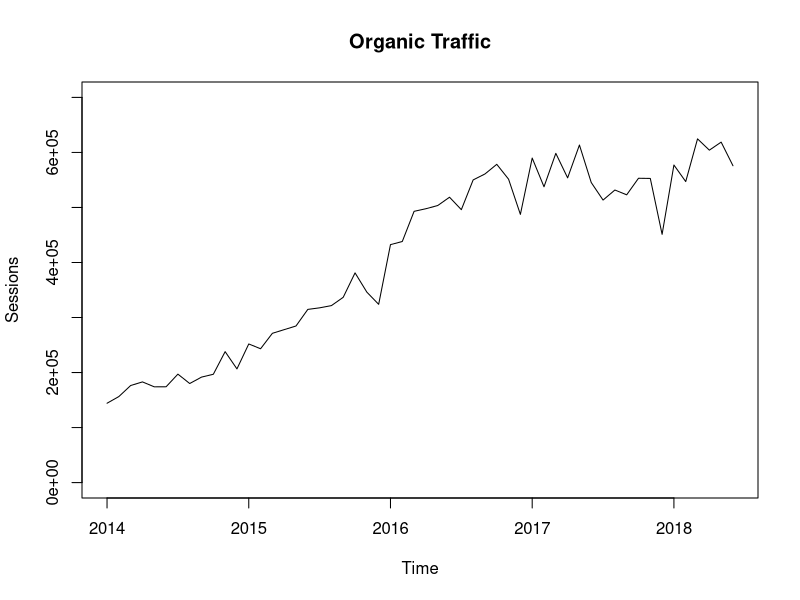
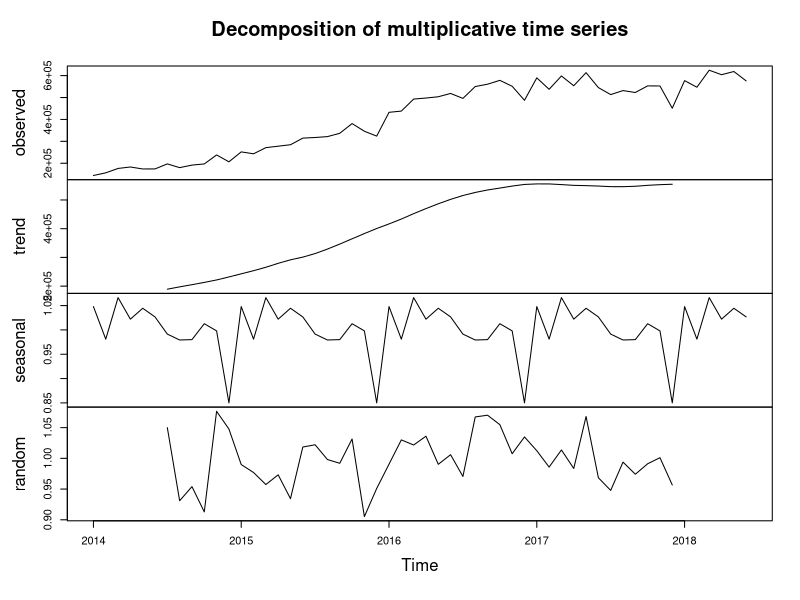
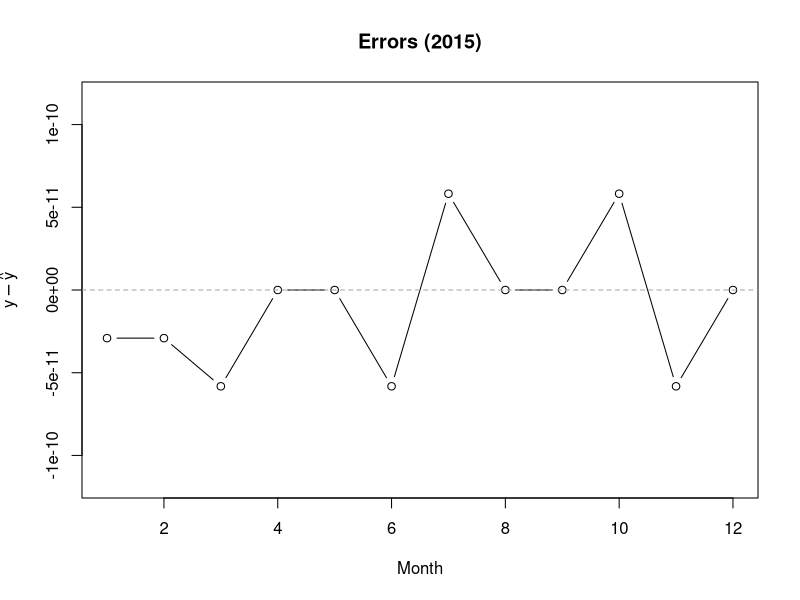
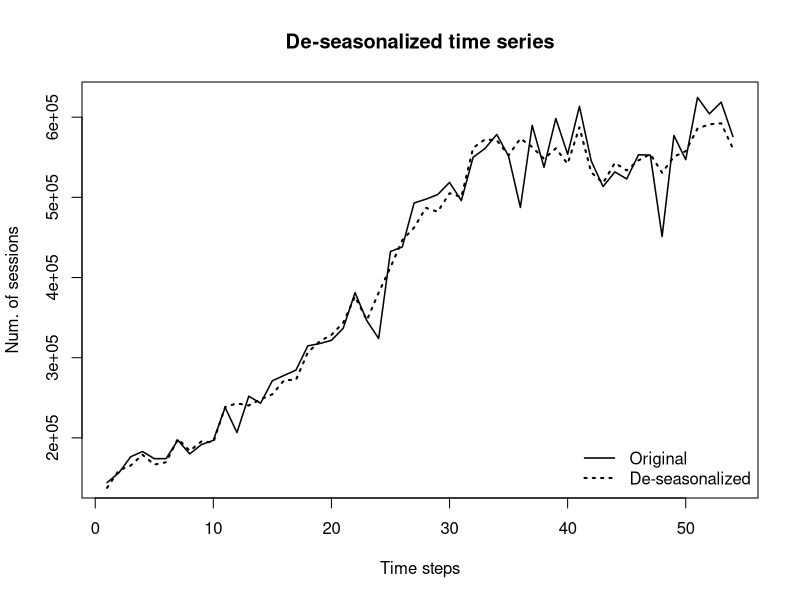
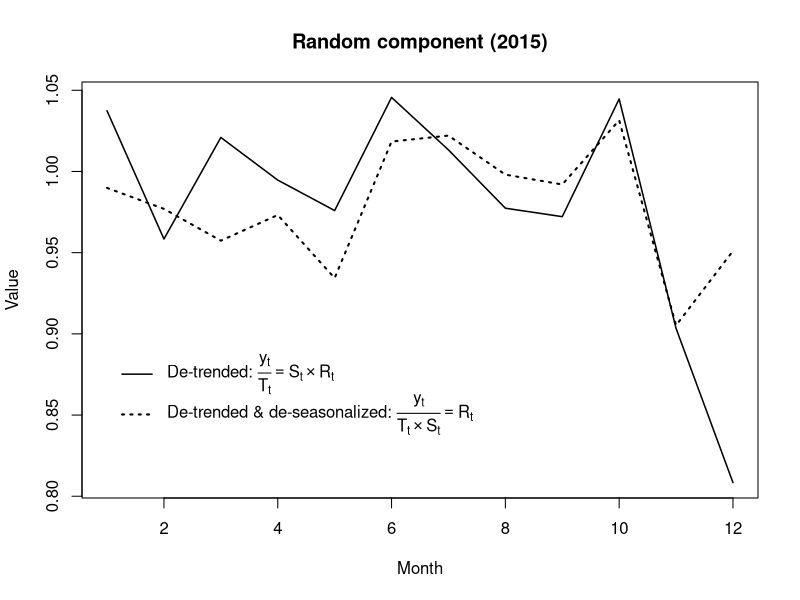
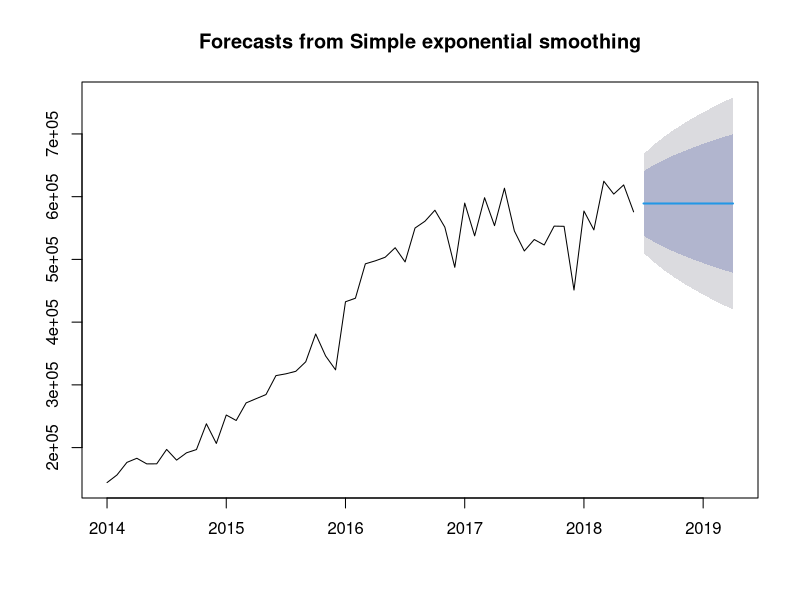
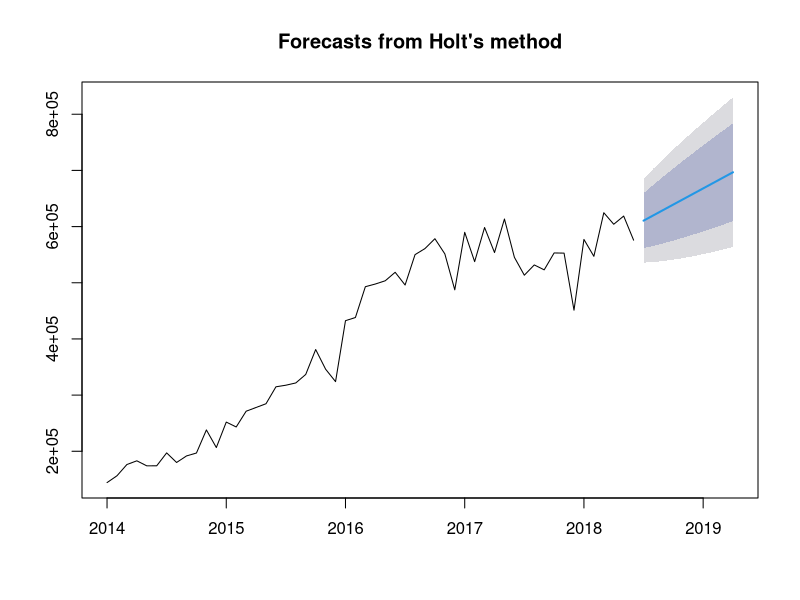
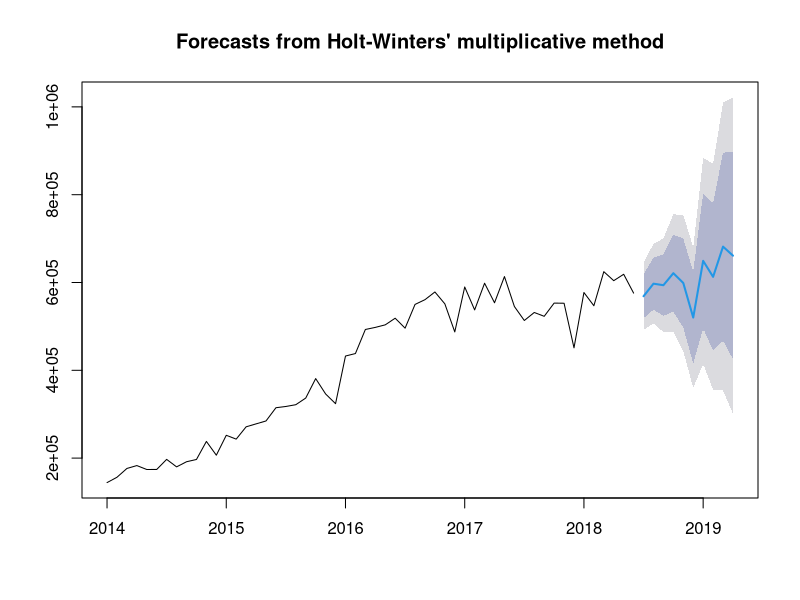

Write R code to recreate these figures, in order.
## ---- chunk 1
knitr::opts_chunk$set(echo = TRUE)
## ---- chunk 2
data <- read.csv("organic-traffic.csv", header = T)
head(data)
## ---- chunk 3
#Convert "factor" to "Date" according to cell formatting in CSV file
data[,1] <- as.Date(data[,1], format = "%m/%d/%y")
#Convert vector of "Organic Sessions" into time series object
Organic_Traffic <- ts(data[,2], start = c(2014,1), end = c(2018,6), frequency = 12)
#Avoid scientific notation for y-axis values
#options(scipen=999)
#Plot "Organic Traffic" data
plot(Organic_Traffic, main = "Organic Traffic", ylab = "Sessions", ylim = c(0, 700000))
## ---- chunk 4
#Decompose data into seasonal, trend and irregular components using classical decomposition
fit_decompose <- decompose(Organic_Traffic, type = "multiplicative")
#Print component data of decomposition 
fit_decompose
## ---- chunk 5
#Plot component data of decomposition
plot(fit_decompose)
## ---- chunk 6
seasonal.2015 <- fit_decompose$seasonal[13:24]
trend.2015 <- fit_decompose$trend[13:24]
random.2015 <- fit_decompose$random[13:24]
reconst.2015 <- seasonal.2015 * trend.2015 * random.2015
original.2015 <- fit_decompose$x[13:24]
errors.2015 <- original.2015 - reconst.2015
ymax = max(abs(c(min(errors.2015), max(errors.2015))))
#options(scipen=-3)
plot(errors.2015,
     ylim = c(-2*ymax, 2*ymax), type = "b", col = "black",
     main = "Errors (2015)", xlab = "Month", ylab = expression(y - hat(y)))
abline(a = 0, b = 0, col="darkgray", lty=2)
## ---- chunk 7
len <- length(fit_decompose$x)
deseason.all <- fit_decompose$x / fit_decompose$seasonal
plot(1:len, fit_decompose$x,
     main = "De-seasonalized time series", xlab = "Time steps", ylab = "Num. of sessions",
     lty = 1, lwd = 1.5, type="l", col="black")
lines(1:len, deseason.all,
      lty = 3, lwd=2.0, col="black")
legend("bottomright", lty = c(1,3), lwd = c(1.5, 2.0), col = c("black", "black"), bty = "n",
       legend = c("Original", "De-seasonalized"))
## ---- chunk 8
plot(1:12, original.2015 / trend.2015,
     main = "Random component (2015)", xlab = "Month", ylab = "Value",
     lty = 1, lwd=1.5, type="l", col="black")
lines(1:12, original.2015 / (trend.2015 * seasonal.2015),
      lty = 3, lwd=2.0, col="black")
legend(x = 1, y = 0.90,
       lty = c(1,3), lwd = c(1.5, 2.0), col = c("black", "black"), bty = "n",
       legend = c(expression("De-trended: " * frac(y[t],T[t]) == S[t] %*% R[t]),
                  expression("De-trended & de-seasonalized: " * frac(y[t],T[t] %*% S[t]) == R[t])))
## ---- chunk 9
#Install and load forecast package if not installed
if(!require(forecast)) {
  install.packages("forecast", dependencies = T, repos = "http://cran.us.r-project.org")
  library(forecast) }
#Fit simple exponential smoothing model to data and show summary
fit_ses <- ses(Organic_Traffic)
summary(fit_ses)
## ---- chunk 10
#Plot the forecasted values
plot(fit_ses)
## ---- chunk 11
#Fit Holt exponential smoothing model to data and show summary
fit_holt <- holt(Organic_Traffic)
summary(fit_holt)
## ---- chunk 12
#Plot the forecasted values
plot(fit_holt)
## ---- chunk 13
#Fit Holt-Winters exponential smoothing model to data and show summary
fit_hw <- hw(Organic_Traffic, h = 10, seasonal = "multiplicative")
summary(fit_hw)
## ---- chunk 14
#Plot the forecasted values
plot(fit_hw)
## ---- chunk 15
#Fit automated exponential smoothing model to data and show summary
fit_auto <- forecast(Organic_Traffic, h = 10)
summary(fit_auto)
## ---- chunk 16
#Plot the forecasted values
plot(forecast(fit_auto))
## ---- chunk 17
#Fit automated exponential smoothing model to training dataset and calculate forecast accuracy
train <- window(Organic_Traffic, end = c(2018, 3))
test <- window(Organic_Traffic, start = c(2018, 4))
fit_hw_train <- hw(train)
fit_auto_train <- forecast(train)
accuracy(forecast(fit_hw_train), test) ["Test set", "RMSE"]
accuracy(forecast(fit_auto_train), test) ["Test set", "RMSE"]
## ---- chunk 18
#Calcuate mean of residuals and plot histogram for residuals
fit_hw_res <- residuals(forecast(fit_hw_train))
fit_auto_res <- residuals(forecast(fit_auto_train))
mean(fit_hw_res)
mean(fit_auto_res)
## ---- chunk 19
hist(fit_hw_res)
mean.hw <- mean(fit_hw_res)
abline(v = mean.hw, lwd = 2.0, lty = 2, col = "red")
## ---- chunk 20
hist(fit_auto_res)
mean.auto <- mean(fit_auto_res)
abline(v = mean.auto, lwd = 2.0, lty = 2, col = "red")
